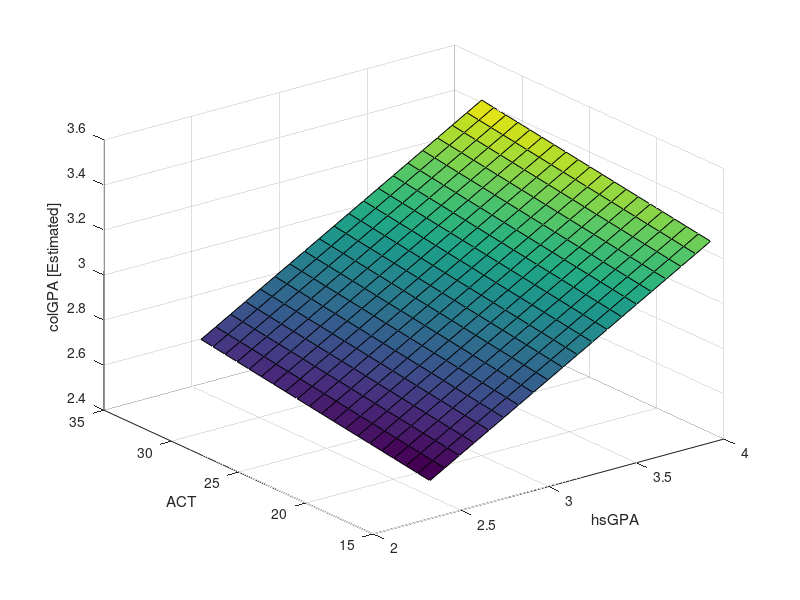

This figure's MATLAB source:
pts = 20;
ACT = repmat(linspace(16, 33, pts), pts, 1);
hsGPA = repmat(linspace(2.4, 4, pts)', 1, pts);
colGPA = 1.2863 + 0.4535*hsGPA + 0.0094*ACT; 

surf(hsGPA, ACT, colGPA)
xlabel('hsGPA')
ylabel('ACT')
zlabel('colGPA [Estimated]')

